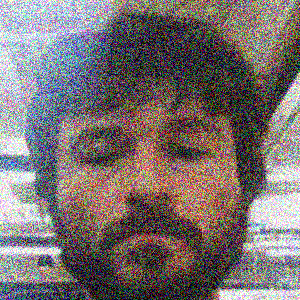
#> input picture python_client/images/obfuscated_image00001.png, 300 x 300 px; its folder holds only this picture in this run
$ python calculate_avg.py
#> lines starting #> are read from the running program, lines starting #| are printed output that depends on the picture
from PIL import Image
import numpy as np
import glob
from tqdm import tqdm
from random import random, shuffle

dir = 'images/'
N = 1e8
w, h = 240, 240

image_paths = glob.glob('%s/*.png'%dir)
shuffle(image_paths)
image_paths = image_paths[0:min(N, len(image_paths))]

img_avg = np.zeros((h, w, 3)).astype(np.uint64)

print("there are %d images"%len(image_paths))
N = min(N, len(image_paths))
for p, path in tqdm(enumerate(image_paths)):
    img = Image.open(path)
#> img is the input picture: PIL image 300x300 RGBA; mean R, G, B, A 121.9, 112.8, 112.1, 255
    if img.width != w or img.height != h:
        img = img.resize((h, w), Image.BICUBIC)
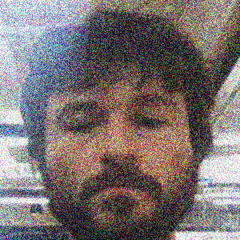
#> img: PIL image 240x240 RGBA; mean R, G, B, A 121.9, 112.9, 112.2, 255
    img = np.array(img).astype(np.uint64)[:,:,0:3]
#> img: shape (240, 240, 3) uint64
    img_avg += img

img_avg = img_avg / N

Image.fromarray(img_avg.astype(np.uint8)).save('myAverage.png')
print("Created the image myAveragee.png in root directory, which shows average of all the images")

$ run again, on python_client/images/obfuscated_image00006.png
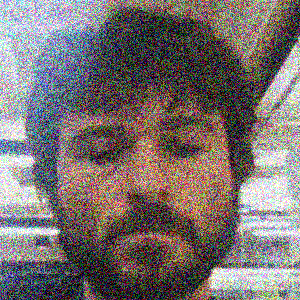
#> input picture python_client/images/obfuscated_image00006.png, 300 x 300 px
#> img is the input picture: PIL image 300x300 RGBA; mean R, G, B, A 121.4, 112.8, 111.6, 255
#> `img = img.resize((h, w), Image.BICUBIC)`:
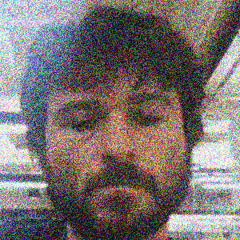
#> img: PIL image 240x240 RGBA; mean R, G, B, A 121.5, 112.9, 111.6, 255
